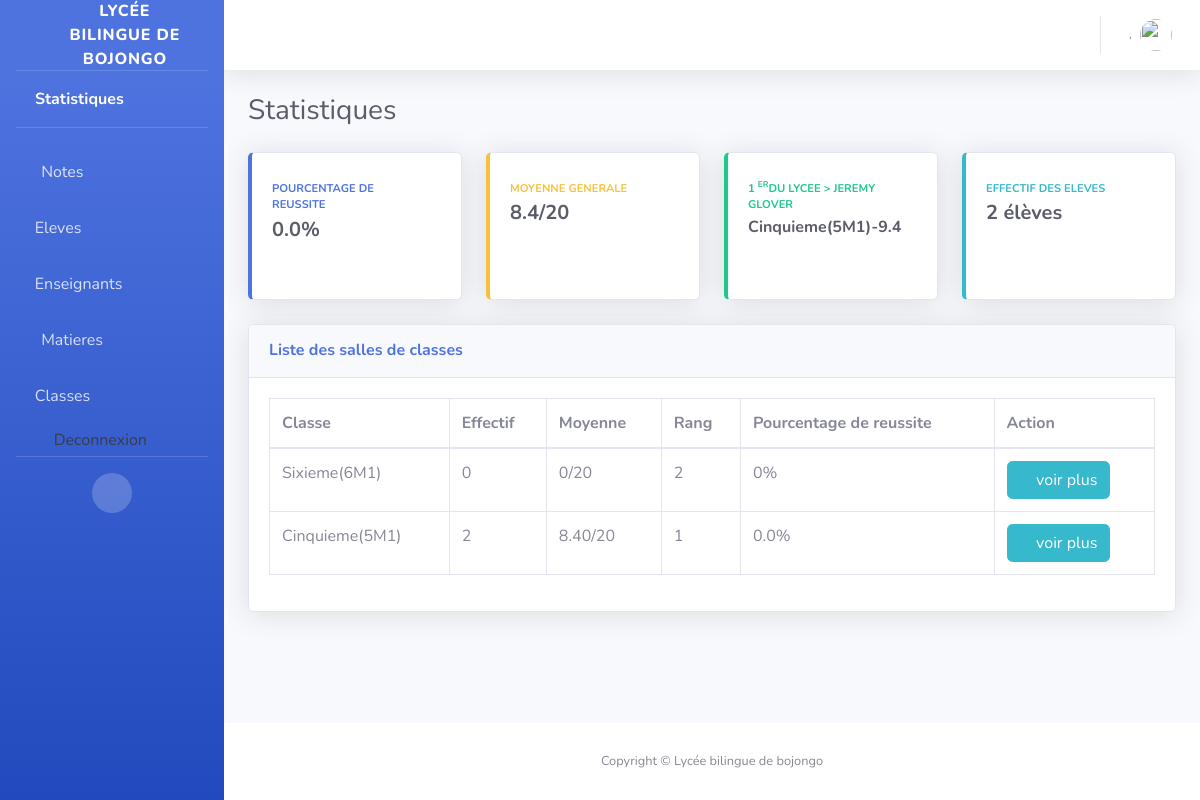
Page /bulletin/ on the earlier database version.
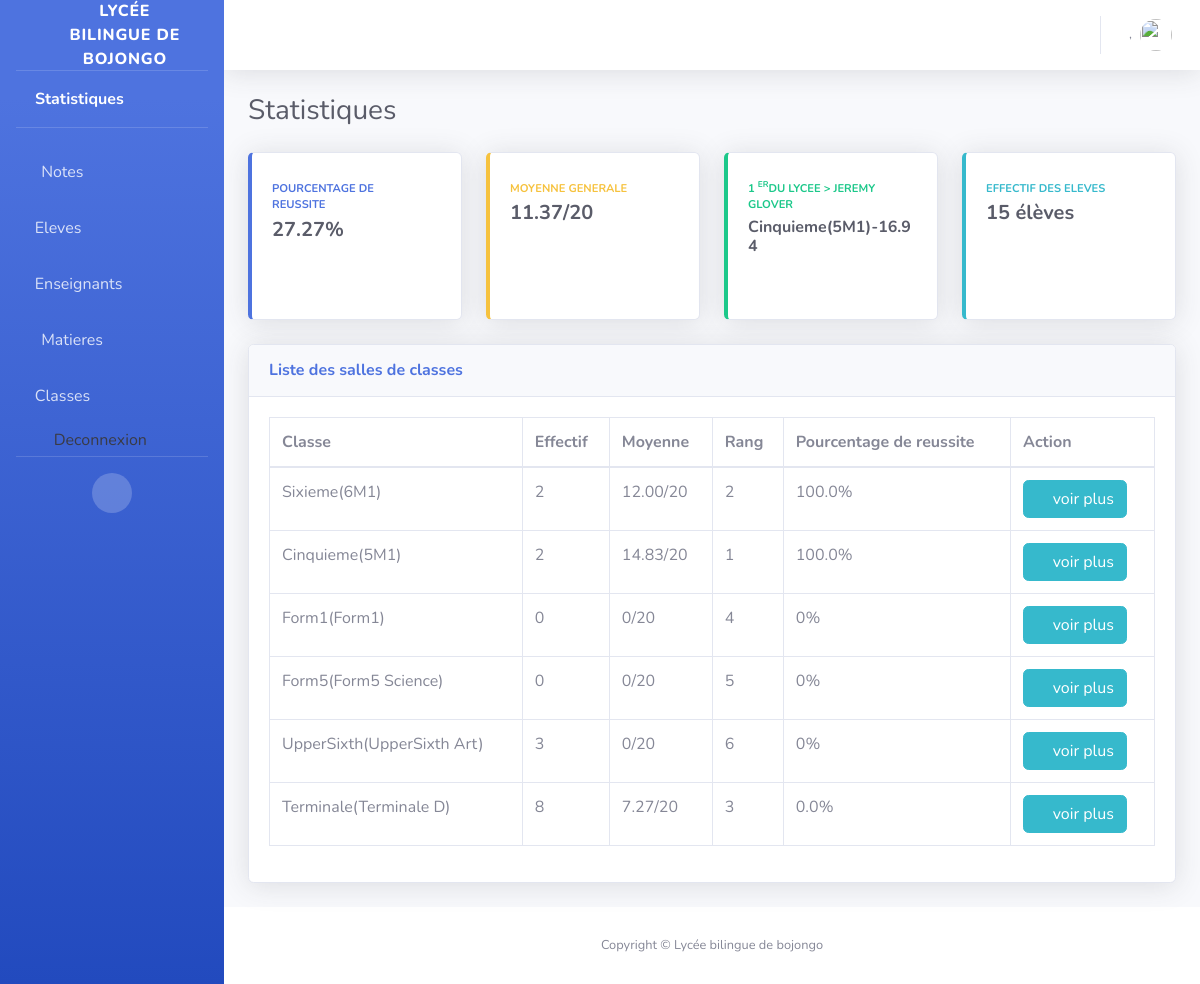
Same page on the later database version.
### admin_site/models.py (models this page shows, shortened)
class Eleve(models.Model):
    user = models.OneToOneField(CustomUser, on_delete=models.CASCADE, related_name="eleve_profile")
    classe = models.ForeignKey(Classe, on_delete=models.CASCADE, related_name="eleves")
    date_naissance = models.DateField(blank=True, null=True)
    lieu_naissance = models.CharField(max_length=255, default='douala')
    nom_pere = models.CharField(max_length=255)
    nom_mere = models.CharField(max_length=255)
    email_parent = models.EmailField()
    phone_parent = models.CharField(max_length=200)
    password=models.CharField(max_length=200)
    sexe = models.CharField(max_length=50, choices=[
        ("Masculin", "Masculin"),
        ("Feminin", "Feminin"),
    ], default="Feminin")
    @property
    def moyenne(self):
        type_sequence=1
        notes = self.notes.filter(
            evaluation__type_evaluation=type_sequence
        ).select_related('evaluation__matiere')
        if not notes.exists():
            return 0
        total = Decimal('0')
        total_coef = 0
        total = sum([float(note.note) * note.evaluation.matiere.coefficient for note in notes])
        total_coef = sum([note.evaluation.matiere.coefficient for note in notes])
        if total_coef == 0:
            return 0
        return round(total / total_coef, 2)

class Note(models.Model):
    evaluation = models.ForeignKey(Evaluation, on_delete=models.CASCADE, related_name="notes")
    note = models.DecimalField(max_digits=5, decimal_places=2)
    eleve = models.ForeignKey(Eleve, on_delete=models.CASCADE, related_name="notes")

class Evaluation(models.Model):
    matiere = models.ForeignKey(Matiere, on_delete=models.CASCADE, related_name="evaluations")
    classe = models.ForeignKey(Classe, on_delete=models.CASCADE, related_name="evaluations")
    type_evaluation = models.CharField(max_length=50, choices=[
        ("1", "Sequence 1"),
        ("2", "Sequence 2"),
    ])
    date = models.DateField(auto_now_add=True)
    class Meta:
        unique_together = ('classe', 'matiere', 'type_evaluation')

class Matiere(models.Model):
    nom = models.CharField(max_length=100)  # Ex: Mathématiques, Physique
    coefficient = models.PositiveIntegerField(default=1)
    enseignant = models.ForeignKey(Enseignant, on_delete=models.CASCADE, null=True, blank=True, related_name='enseignant_matiere')
    classe = models.ForeignKey(Classe, on_delete=models.CASCADE, null=True, blank=True)

class Classe(models.Model):
    libelle = models.CharField(max_length=255)
    code = models.CharField(max_length=255, unique=True)
    class Meta:
        unique_together = ('libelle', 'code')
    @property
    def eleve(self):
        return self.eleves.count()
    @property
    def moyenne_generale(self):
        eleves = self.eleves.all()
        if not eleves.exists():
            return 0
        total_moyennes = Decimal('0')
        nb_eleves = 0
        for eleve in eleves:
            moyenne = eleve.moyenne
            if moyenne > 0:  # Ne compter que les élèves qui ont des notes
                total_moyennes += Decimal(moyenne)
                nb_eleves += 1
        if nb_eleves == 0:
            return 0
        return round(total_moyennes / nb_eleves, 2)
    @property
    def pourcentage_reussite(self):
        seuil=10
        eleves = self.eleves.all()
        if not eleves.exists():
            return 0
        nb_eleves_avec_notes = 0
        nb_reussis = 0
        for eleve in eleves:
            moyenne = eleve.moyenne
            if moyenne > 0:  # Élève ayant au moins une note
                nb_eleves_avec_notes += 1
                if moyenne >= seuil:
                    nb_reussis += 1
        if nb_eleves_avec_notes == 0:
            return 0
        return round((nb_reussis / nb_eleves_avec_notes) * 100, 2)
    @property
    def rang(self):
        try:
            toutes_classes = Classe.objects.all()
            if not toutes_classes.exists():
                return None
            moyennes_classes = []
            for classe in toutes_classes:
                try:
                    moyenne = classe.moyenne_generale
                    moyenne = float(moyenne) if moyenne else 0
                except Exception:
                    moyenne = 0
                moyennes_classes.append({
                    'classe_id': classe.id,
                    'moyenne': moyenne
                })
            moyennes_classes.sort(key=lambda x: float(x['moyenne']), reverse=True)
            for i, item in enumerate(moyennes_classes, 1):
                if item['classe_id'] == self.id:
                    return i
            return None
        except Exception as e:
            print(f"Erreur dans le calcul du rang: {e}")
            return None
    def __str__(self):
        return f'{self.libelle}({self.code})'

### auth_app/models.py (models this page shows, shortened)
class CustomUser(AbstractUser):
    ROLE_CHOICES = (
        ("eleve", "Élève"),
        ("enseignant", "Enseignant"),
        ("admin", "Administrateur"),
    )
    role = models.CharField(max_length=20, choices=ROLE_CHOICES, default='eleve')
    matricule = models.CharField(max_length=50, unique=True)

### bulletin/views.py (the view)
# urls.py: path('',index, name='index'),
def index(request):
    eleves = Eleve.objects.select_related('classe', 'user').all()
    if not eleves.exists():
        return None
    meilleur_eleve = None
    meilleure_moyenne = 0
    for eleve in eleves:
        moyenne = eleve.moyenne
        if moyenne > meilleure_moyenne:
            meilleure_moyenne = moyenne
            meilleur_eleve = eleve
    """
    Calcule la moyenne générale de toutes les classes
    """
    classes = Classe.objects.all()
    if not classes.exists():
        return 0
    total_moyennes = Decimal('0')
    nb_classes = 0
    for classe in classes:
        moyenne = classe.moyenne_generale
        if moyenne > 0:
            total_moyennes += Decimal(str(moyenne))
            nb_classes += 1
    if nb_classes == 0:
        return 0
    moyenne_generale= round(float(total_moyennes) / nb_classes, 2)
    """
    Calcule le pourcentage de réussite du lycée
    seuil: note minimale pour considérer qu'un élève a réussi (par défaut 10/20)
    """
    eleves = Eleve.objects.all()
    if not eleves.exists():
        return 0
    nb_eleves_avec_notes = 0
    nb_eleves_reussis = 0
    for eleve in eleves:
        moyenne = eleve.moyenne
        if moyenne > 0:  # Élève ayant au moins une note
            nb_eleves_avec_notes += 1
            if moyenne >= 10:
                nb_eleves_reussis += 1
    if nb_eleves_avec_notes == 0:
        return 0
    pourcentage = round((nb_eleves_reussis / nb_eleves_avec_notes) * 100, 2)
    context = {
        'meilleur_eleve':meilleur_eleve,
        'eleve':Eleve.objects.count(),
        'enseignant':Enseignant.objects.count(),
        'classes':Classe.objects.all(),
        'moyenne_generale':moyenne_generale,
        'pourcentage':pourcentage
    }
    return render(request, 'classes.html', context)

### bulletin/templates/classes.html (shortened to what the changed rows need)
{% extends 'base.html' %}
{% block 'content' %}
<div class="d-sm-flex align-items-center justify-content-between mb-4">
    <h1 class="h3 mb-0 text-gray-800">Statistiques</h1>
</div>
<div class="row">
    <div class="col-xl-3 col-md-6 mb-4">
        <div class="card border-left-primary shadow h-100 py-2">
            <div class="card-body">
                <div class="row no-gutters align-items-center">
                    <div class="col mr-2">
                        <div class="text-xs font-weight-bold text-primary text-uppercase mb-1">
                            Pourcentage de reussite</div>
                        <div class="h5 mb-0 font-weight-bold text-gray-800">{{pourcentage}}%</div>
                    </div>
                </div>
            </div>
        </div>
    </div>
    <div class="col-xl-3 col-md-6 mb-4">
        <div class="card border-left-warning shadow h-100 py-2">
            <div class="card-body">
                <div class="row no-gutters align-items-center">
                    <div class="col mr-2">
                        <div class="text-xs font-weight-bold text-warning text-uppercase mb-1">
                            Moyenne generale</div>
                        <div class="h5 mb-0 font-weight-bold text-gray-800">{{moyenne_generale}}/20</div>
                    </div>
                </div>
            </div>
        </div>
    </div>
    <div class="col-xl-3 col-md-6 mb-4">
        <div class="card border-left-success shadow h-100 py-2">
            <div class="card-body">
                <div class="row no-gutters align-items-center">
                    <div class="col mr-2">
                        <div class="text-xs font-weight-bold text-success text-uppercase mb-1">
                            1 <sup>er</sup>du Lycee > {{meilleur_eleve.user.get_full_name}}</div>
                        <div class="h6 mb-0 font-weight-bold text-gray-800">{{meilleur_eleve.classe}}-{{meilleur_eleve.moyenne}}</div>
                    </div>
                </div>
            </div>
        </div>
    </div>
    <div class="col-xl-3 col-md-6 mb-4">
        <div class="card border-left-info shadow h-100 py-2">
            <div class="card-body">
                <div class="row no-gutters align-items-center">
                    <div class="col mr-2">
                        <div class="row no-gutters align-items-center">
                            <div class="col-auto">
                                <div class="h5 mb-0 mr-3 font-weight-bold text-gray-800">{{eleve}} élèves</div>
                            </div>
                        </div>
                    </div>
                </div>
            </div>
        </div>
    </div>
</div>
<div class="card shadow mb-4">
    <div class="card-body">
        <div class="table-responsive">
            <table class="table table-bordered" id="dataTable" width="100%" cellspacing="0">
                <thead>
                    <tr>
                        <th>Classe</th>
                        <th>Effectif</th>
                        <th>Moyenne</th>
                        <th>Rang</th>
                        <th>Pourcentage de reussite</th>
                        <th>Action</th>
                    </tr>
                </thead>
                <tbody>
                    {% for classe in classes %}
                    <tr>
                        <td>{{classe}}</td>
                        <td>{{classe.eleve}}</td>
                        <td>{{classe.moyenne_generale}}/20</td>
                        <td>{{classe.rang}}</td>
                        <td>{{classe.pourcentage_reussite}}%</td>
                        <td>
                            <a href="{% url 'moyenne_eleve' classe.id %}" class="btn btn-info"><i class="fa fa-eye"></i> voir plus</a>
                        </td>
                    </tr>
                    {% endfor %}
                </tbody>
            </table>
        </div>
    </div>
</div>
{% endblock %}

Differences in the rows shown:
changed through a linked row, Eleve "Cinquieme(5M1)": moyenne "9.4" → "16.94"
computed for Classe "Sixieme(6M1)": eleve "0" → "2"; moyenne_generale "0" → "12.00"; pourcentage_reussite "0" → "100.0"
changed through a linked row, Classe "Cinquieme(5M1)": moyenne_generale "8.40" → "14.83"; pourcentage_reussite "0.0" → "100.0"
added Classe: libelle+code "Form1(Form1)", eleve "0", moyenne_generale "0", rang "4", pourcentage_reussite "0"
added Classe: libelle+code "Form5(Form5 Science)", eleve "0", moyenne_generale "0", rang "5", pourcentage_reussite "0"
added Classe: libelle+code "UpperSixth(UpperSixth Art)", eleve "3", moyenne_generale "0", rang "6", pourcentage_reussite "0"
added Classe: libelle+code "Terminale(Terminale D)", eleve "8", moyenne_generale "7.27", rang "3", pourcentage_reussite "0.0"
Other differences:
{{ pourcentage }}: "0.0" → "27.27"
{{ moyenne_generale }}: "8.4" → "11.37"
{{ eleve }}: "2" → "15"
